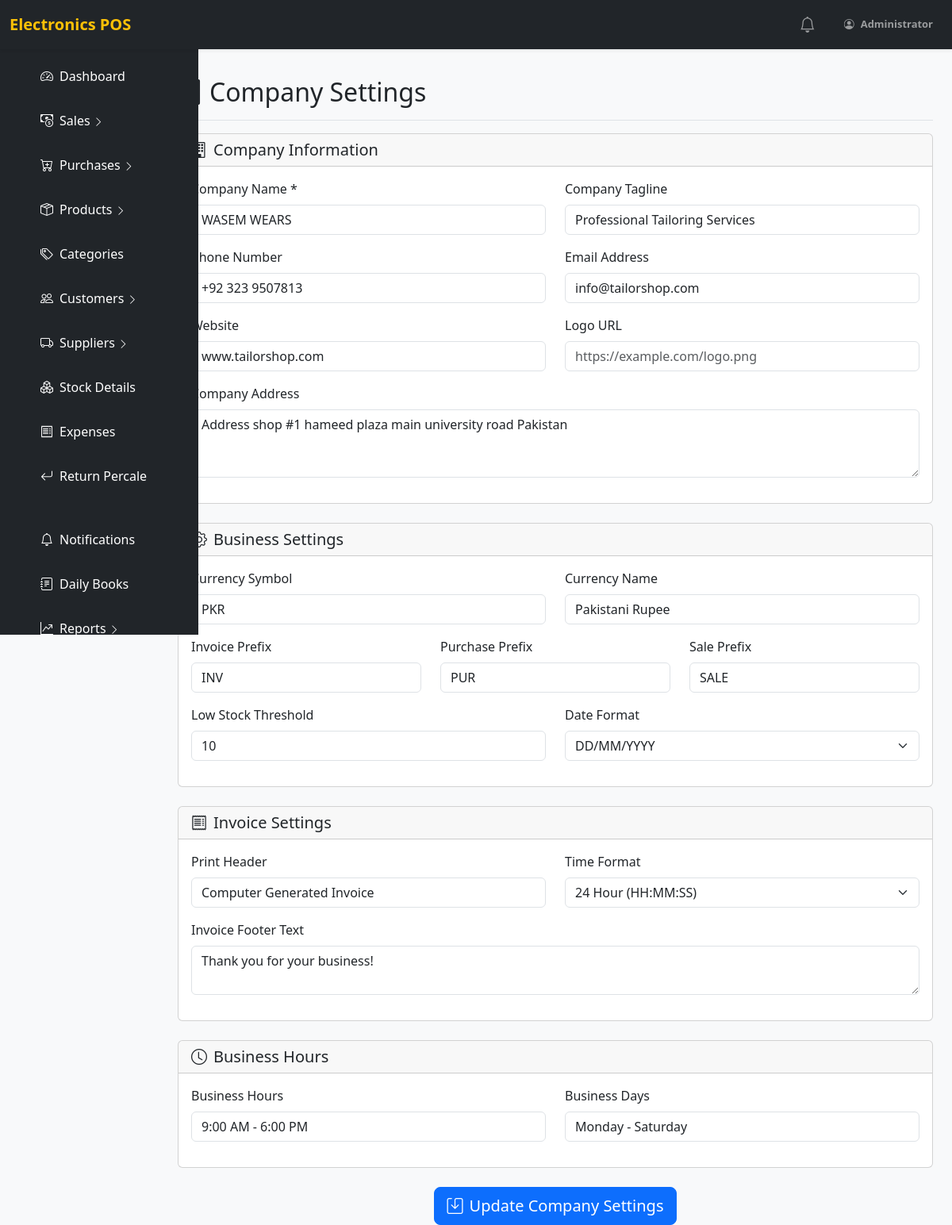
The page /company_settings.php (signed in) on the database as committed earlier.
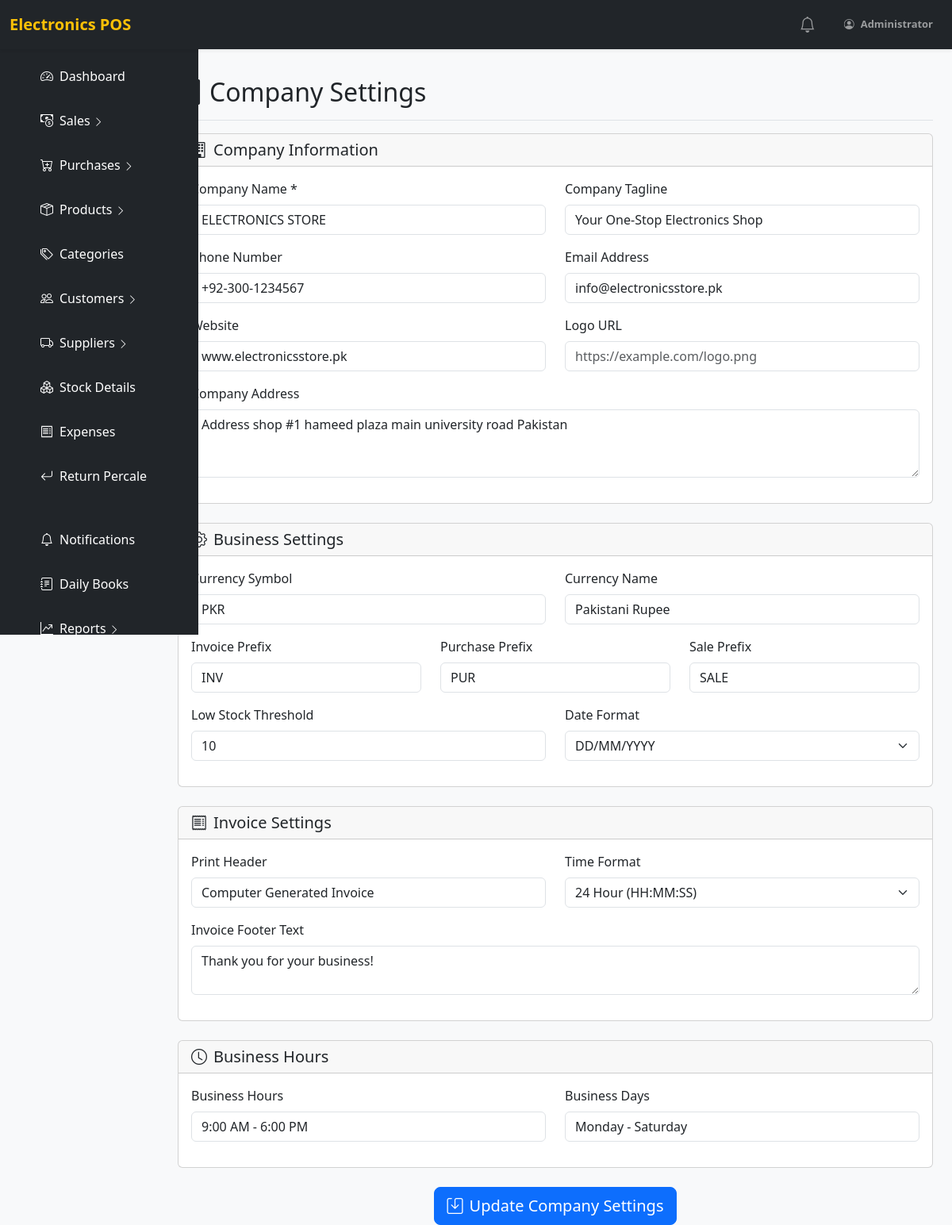
The same page on the database as committed later.
### tables this page shows
CREATE TABLE `settings` (
  `id` int(11) NOT NULL,
  `setting_key` varchar(100) NOT NULL,
  `setting_value` text NOT NULL,
  `setting_description` text DEFAULT NULL,
  `setting_type` enum('text','number','select','textarea','boolean') DEFAULT 'text',
  `setting_group` varchar(50) DEFAULT 'general',
  `is_public` tinyint(1) DEFAULT 1,
  `created_at` timestamp NOT NULL DEFAULT current_timestamp(),
  `updated_at` timestamp NOT NULL DEFAULT current_timestamp() ON UPDATE current_timestamp()
);

### includes/settings.php (called while the page is built, shortened)
<?php
function get_setting($key, $default = '') {
    global $pdo;
    try {
        $stmt = $pdo->query("SHOW TABLES LIKE 'settings'");
        $stmt = $pdo->prepare("SELECT setting_value FROM settings WHERE setting_key = ?");
        $stmt->execute([$key]);
        $result = $stmt->fetch(PDO::FETCH_ASSOC);
        if ($result && $result['setting_value'] !== null) {
            return $result['setting_value'];
        }
        return $default;
    } catch (Exception $e) {
        error_log("Error in get_setting for key '{$key}': " . $e->getMessage());
        $legacy_keys = ['company_name', 'company_address', 'company_phone', 'company_email', 'company_logo', 'currency_symbol'];
        if (in_array($key, $legacy_keys)) {
            try {
                $stmt = $pdo->prepare("SELECT company_name, company_address, company_phone, company_email, company_logo, currency FROM system_settings LIMIT 1");
                $stmt->execute();
                $result = $stmt->fetch(PDO::FETCH_ASSOC);
                if ($result) {
                    $fallback_map = [
                        'company_name' => $result['company_name'],
                        'company_address' => $result['company_address'],
                        'company_phone' => $result['company_phone'],
                        'company_email' => $result['company_email'],
                        'company_logo' => $result['company_logo'],
                        'currency_symbol' => $result['currency']
                    ];
                    if (isset($fallback_map[$key]) && $fallback_map[$key] !== null) {
                        return $fallback_map[$key];
                    }
                }
            } catch (Exception $e2) {
                error_log("Fallback error in get_setting for key '{$key}': " . $e2->getMessage());
            }
        }
        return $default;
    }
}
?>

### company_settings.php (the view, shortened to what the changed rows need)
<?php
require_once 'includes/config.php';
require_once 'includes/settings.php';
$company_name = get_setting('company_name', 'WASEM WEARS');
$company_tagline = get_setting('company_tagline', 'Professional Electronics Services');
$company_phone = get_setting('company_phone', '+92 323 9507813');
$company_email = get_setting('company_email', 'info@electronics.com');
$company_website = get_setting('company_website', 'www.electronics.com');
include 'includes/header.php';
?>
<div class="container-fluid">
    <div class="row">
        <main class="col-md-10 ms-sm-auto px-4 " style="margin-top: 25px;">
            <div class="d-flex justify-content-between flex-wrap flex-md-nowrap align-items-center pt-3 pb-2 mb-3 border-bottom">
                <h1 class="h2">
                    <i class="bi bi-building me-2"></i>Company Settings
                </h1>
            </div>
            <form method="POST" action="">
                <div class="card mb-4">
                    <div class="card-body">
                        <div class="row">
                            <div class="col-md-6">
                                <div class="mb-3">
                                    <label for="company_name" class="form-label">Company Name *</label>
                                    <input type="text" class="form-control" id="company_name" name="company_name" value="<?= htmlspecialchars($company_name) ?>" required>
                                </div>
                            </div>
                            <div class="col-md-6">
                                <div class="mb-3">
                                    <label for="company_tagline" class="form-label">Company Tagline</label>
                                    <input type="text" class="form-control" id="company_tagline" name="company_tagline" value="<?= htmlspecialchars($company_tagline) ?>" placeholder="Professional Electronics Services">
                                </div>
                            </div>
                        </div>
                        <div class="row">
                            <div class="col-md-6">
                                <div class="mb-3">
                                    <label for="company_phone" class="form-label">Phone Number</label>
                                    <input type="text" class="form-control" id="company_phone" name="company_phone" value="<?= htmlspecialchars($company_phone) ?>" placeholder="+92 323 9507813">
                                </div>
                            </div>
                            <div class="col-md-6">
                                <div class="mb-3">
                                    <label for="company_email" class="form-label">Email Address</label>
                                    <input type="email" class="form-control" id="company_email" name="company_email" value="<?= htmlspecialchars($company_email) ?>" placeholder="info@electronics.com">
                                </div>
                            </div>
                        </div>
                        <div class="row">
                            <div class="col-md-6">
                                <div class="mb-3">
                                    <label for="company_website" class="form-label">Website</label>
                                    <input type="url" class="form-control" id="company_website" name="company_website" value="<?= htmlspecialchars($company_website) ?>" placeholder="www.electronics.com">
                                </div>
                            </div>
                        </div>
                    </div>
                </div>
            </form>
        </main>
    </div>
</div>

Rows that differ between the two databases and show on the page:
changed settings: company_name "WASEM WEARS" → "ELECTRONICS STORE"
changed settings: company_tagline "Professional Tailoring Services" → "Your One-Stop Electronics Shop"
changed settings (number 3 of 18 on the later page): company_phone "+92 323 9507813" → "+92-300-1234567"
changed settings: company_email "info@tailorshop.com" → "info@electronicsstore.pk"
changed settings: company_website "www.tailorshop.com" → "www.electronicsstore.pk"
